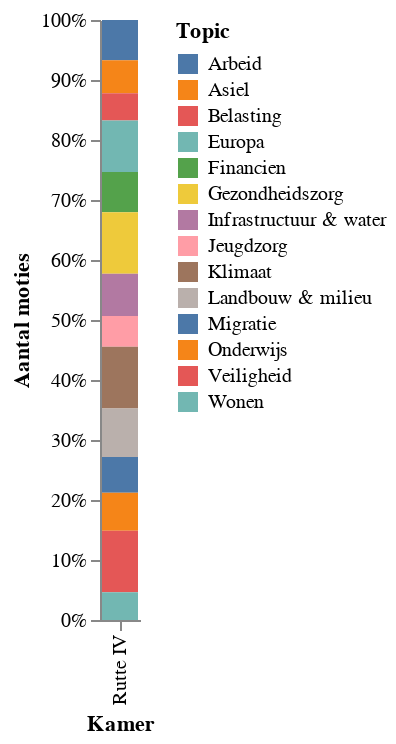

The code cell stored with this chart in its notebook:
### Code cell
#| include: false

# ## Welk soort onderwerpen staan op de agenda?
# Eerst kijken we naar de ontwikkeling van de onderwerpen van de ingediende moties. We weten al dat het absoluut aantal moties stijgt, dus heb ik gekeken naar de relatieve verdeling van de onderwerpen.


# df.groupby(['Jaar', 'Topic']).size().unstack(fill_value=0)
source = df.groupby(['Kamer', 'Topic']).size().reset_index(name='Aantal moties')

# Overview of topic distribution over all years
chart = alt.Chart(source).mark_bar().encode(
    x='Kamer:O',
    y=alt.Y('Aantal moties:Q', stack='normalize',axis=alt.Axis(format='%')),
    color=alt.Color('Topic:N'),
    # sort=alt.EncodingSortField('Aantal moties', order='descending'))
    # order=alt.Order('Aantal moties:Q',sort='descending')
    tooltip = 'Topic'
)
postprocess_chart(chart, (200,250))
# Opvallend dat de verhoudingen redelijk stabiel zijn! Je ziet dat in de loop van de tijd klimaat en energie, milieu en regelgeving (heel veel coronaregels zitten hier ook in gecategoriseerd), sociale zaken en wonen omhoog gaan. Omlaag gaan landbouw en dierenwelzijn, natuur en gaswinning, onderwijs en openbaar vervoer. Binnen de onderwerpen zijn natuurlijk wel verschuivingen waar het precies over gaat. We onderzoeken nu de ingediende moties tijdens de afgelopen Tweede Kamer periode.

### Figure 1 — Vega-Lite specification as saved in the notebook (floating-point values rounded to 4 significant figures)
{"config": {"view": {"continuousWidth": 300, "continuousHeight": 300, "strokeWidth": 0}, "axis": {"grid": false}}, "data": {"name": "data-c557b90b3b3c3ae1ad71728a2e77aad0"}, "mark": {"type": "bar"}, "encoding": {"color": {"field": "Topic", "type": "nominal"}, "tooltip": {"field": "Topic", "type": "nominal"}, "x": {"field": "Kamer", "type": "ordinal"}, "y": {"axis": {"format": "%"}, "field": "Aantal moties", "stack": "normalize", "type": "quantitative"}}, "$schema": "https://vega.github.io/schema/vega-lite/v5.8.0.json", "datasets": {"data-c557b90b3b3c3ae1ad71728a2e77aad0": [{"Kamer": "Rutte IV", "Topic": "Arbeid", "Aantal moties": 603}, {"Kamer": "Rutte IV", "Topic": "Asiel", "Aantal moties": 495}, {"Kamer": "Rutte IV", "Topic": "Belasting", "Aantal moties": 410}, {"Kamer": "Rutte IV", "Topic": "Europa", "Aantal moties": 774}, {"Kamer": "Rutte IV", "Topic": "Financien", "Aantal moties": 606}, {"Kamer": "Rutte IV", "Topic": "Gezondheidszorg", "Aantal moties": 920}, {"Kamer": "Rutte IV", "Topic": "Infrastructuur & water", "Aantal moties": 636}, {"Kamer": "Rutte IV", "Topic": "Jeugdzorg", "Aantal moties": 462}, {"Kamer": "Rutte IV", "Topic": "Klimaat", "Aantal moties": 925}, {"Kamer": "Rutte IV", "Topic": "Landbouw & milieu", "Aantal moties": 730}, {"Kamer": "Rutte IV", "Topic": "Migratie", "Aantal moties": 537}, {"Kamer": "Rutte IV", "Topic": "Onderwijs", "Aantal moties": 569}, {"Kamer": "Rutte IV", "Topic": "Veiligheid", "Aantal moties": 926}, {"Kamer": "Rutte IV", "Topic": "Wonen", "Aantal moties": 415}]}}
